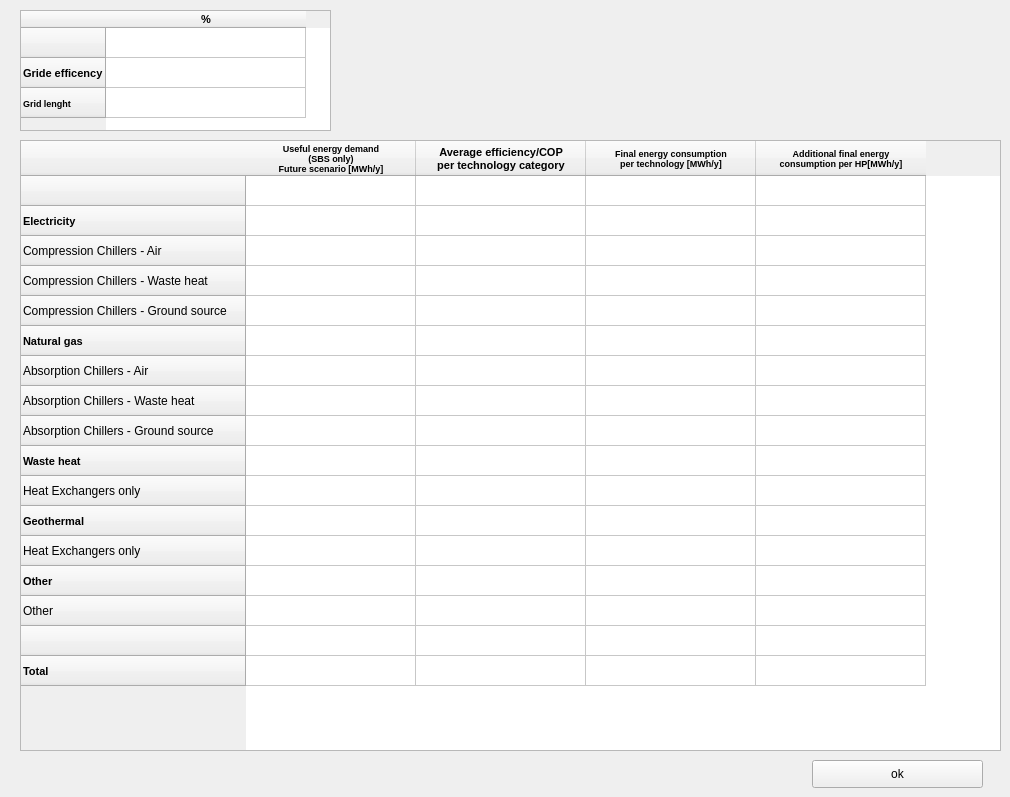
          <widget class="QWidget" name="tab_10">
           <attribute name="title">
            <string>District Network(Cooling)</string>
           </attribute>
           <widget class="QTableWidget" name="dist_perc_cool_2">
            <property name="geometry">
             <rect>
              <x>20</x>
              <y>10</y>
              <width>311</width>
              <height>121</height>
             </rect>
            </property>
            <property name="autoScrollMargin">
             <number>18</number>
            </property>
            <attribute name="horizontalHeaderDefaultSectionSize">
             <number>200</number>
            </attribute>
            <attribute name="verticalHeaderDefaultSectionSize">
             <number>30</number>
            </attribute>
            <attribute name="verticalHeaderMinimumSectionSize">
             <number>30</number>
            </attribute>
            <attribute name="verticalHeaderShowSortIndicator" stdset="0">
             <bool>true</bool>
            </attribute>
            <row>
             <property name="text">
              <string/>
             </property>
            </row>
            <row>
             <property name="text">
              <string>Gride efficency</string>
             </property>
             <property name="font">
              <font>
               <pointsize>8</pointsize>
               <weight>75</weight>
               <bold>true</bold>
              </font>
             </property>
            </row>
            <row>
             <property name="text">
              <string>Grid lenght</string>
             </property>
             <property name="font">
              <font>
               <pointsize>7</pointsize>
               <weight>75</weight>
               <bold>true</bold>
              </font>
             </property>
            </row>
            <column>
             <property name="text">
              <string>%</string>
             </property>
             <property name="font">
              <font>
               <pointsize>8</pointsize>
               <weight>75</weight>
               <bold>true</bold>
              </font>
             </property>
            </column>
            <item row="0" column="0">
             <property name="text">
              <string/>
             </property>
            </item>
           </widget>
           <widget class="QTableWidget" name="dist_cool_source_2">
            <property name="geometry">
             <rect>
              <x>20</x>
              <y>140</y>
              <width>981</width>
              <height>611</height>
             </rect>
            </property>
            <property name="columnCount">
             <number>4</number>
            </property>
            <attribute name="horizontalHeaderDefaultSectionSize">
             <number>170</number>
            </attribute>
            <attribute name="horizontalHeaderMinimumSectionSize">
             <number>55</number>
            </attribute>
            <row>
             <property name="text">
              <string/>
             </property>
            </row>
            <row>
             <property name="text">
              <string>Electricity</string>
             </property>
             <property name="font">
              <font>
               <pointsize>8</pointsize>
               <weight>75</weight>
               <bold>true</bold>
              </font>
             </property>
            </row>
            <row>
             <property name="text">
              <string>Compression Chillers - Air </string>
             </property>
            </row>
            <row>
             <property name="text">
              <string>Compression Chillers - Waste heat </string>
             </property>
            </row>
            <row>
             <property name="text">
              <string>Compression Chillers - Ground source</string>
             </property>
            </row>
            <row>
             <property name="text">
              <string>Natural gas</string>
             </property>
             <property name="font">
              <font>
               <pointsize>8</pointsize>
               <weight>75</weight>
               <bold>true</bold>
              </font>
             </property>
            </row>
            <row>
             <property name="text">
              <string>Absorption Chillers - Air </string>
             </property>
            </row>
            <row>
             <property name="text">
              <string>Absorption Chillers - Waste heat </string>
             </property>
            </row>
            <row>
             <property name="text">
              <string>Absorption Chillers - Ground source</string>
             </property>
            </row>
            <row>
             <property name="text">
              <string>Waste heat</string>
             </property>
             <property name="font">
              <font>
               <pointsize>8</pointsize>
               <weight>75</weight>
               <bold>true</bold>
              </font>
             </property>
            </row>
            <row>
             <property name="text">
              <string>Heat Exchangers only</string>
             </property>
            </row>
            <row>
             <property name="text">
              <string>Geothermal</string>
             </property>
             <property name="font">
              <font>
               <pointsize>8</pointsize>
               <weight>75</weight>
               <bold>true</bold>
              </font>
             </property>
            </row>
            <row>
             <property name="text">
              <string>Heat Exchangers only</string>
             </property>
            </row>
            <row>
             <property name="text">
              <string>Other</string>
             </property>
             <property name="font">
              <font>
               <pointsize>8</pointsize>
               <weight>75</weight>
               <bold>true</bold>
              </font>
             </property>
            </row>
            <row>
             <property name="text">
              <string>Other </string>
             </property>
            </row>
            <row>
             <property name="text">
              <string/>
             </property>
            </row>
            <row>
             <property name="text">
              <string>Total</string>
             </property>
             <property name="font">
              <font>
               <pointsize>8</pointsize>
               <weight>75</weight>
               <bold>true</bold>
              </font>
             </property>
            </row>
            <column>
             <property name="text">
              <string>Useful energy demand 
(SBS only)
Future scenario [MWh/y]</string>
             </property>
             <property name="font">
              <font>
               <pointsize>7</pointsize>
               <weight>75</weight>
               <bold>true</bold>
              </font>
             </property>
            </column>
            <column>
             <property name="text">
              <string>Average efficiency/COP 
per technology category</string>
             </property>
             <property name="font">
              <font>
               <pointsize>8</pointsize>
               <weight>75</weight>
               <bold>true</bold>
              </font>
             </property>
            </column>
            <column>
             <property name="text">
              <string>Final energy consumption 
per technology [MWh/y]</string>
             </property>
             <property name="font">
              <font>
               <pointsize>7</pointsize>
               <weight>75</weight>
               <bold>true</bold>
              </font>
             </property>
            </column>
            <column>
             <property name="text">
              <string>Additional final energy 
consumption per HP[MWh/y]</string>
             </property>
             <property name="font">
              <font>
               <pointsize>7</pointsize>
               <weight>75</weight>
               <bold>true</bold>
              </font>
             </property>
            </column>
           </widget>
           <widget class="QPushButton" name="pushButton_2">
            <property name="geometry">
             <rect>
              <x>812</x>
              <y>760</y>
              <width>171</width>
              <height>28</height>
             </rect>
            </property>
            <property name="text">
             <string>ok</string>
            </property>
           </widget>
          </widget>
